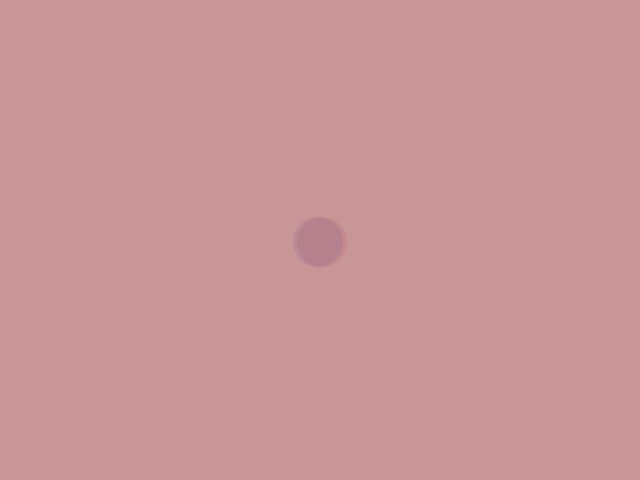
Frame 1 (no input)
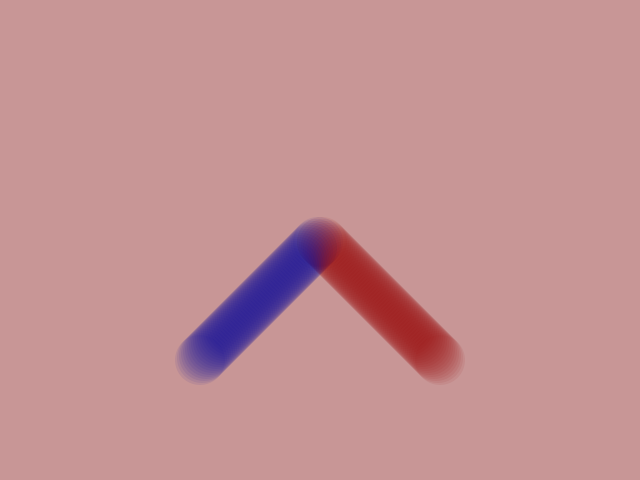
Frame 60 (the mouse pressed at the canvas centre just before this capture)
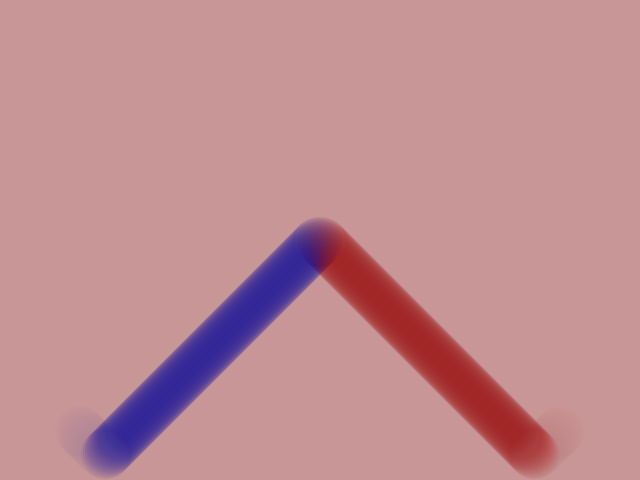
Frame 120 (the mouse held since frame 60 and released just before this capture)

The Processing sketch that drew these frames (run headless with seeded random() and noise(); from frame 60 on, the mouse is pressed at the canvas centre):

// Processing sketch: exercise03
// ── exercise03.pde
//Exercise 03 code

// Basically this program shows two balls, red and blue, which move symmetrically inside the window.
// (you can see the trace of their movement as well)
// And if you hover the mouse one each ball, their color is gonna change

color backgroundColor = color(200,150,150);
// Defining 2 variables of the type "Bouncer", which is a class
Bouncer bouncer;
Bouncer bouncer2;

void setup() {
  size(640,480);
  background(backgroundColor);
  // Making 2 new objects by calling the "Bouncer" constructor; with different characteristics.
  bouncer = new Bouncer(width/2,height/2,2,2,50,color(150,0,0,50),color(255,0,0,50));
  bouncer2 = new Bouncer(width/2,height/2,-2,2,50,color(0,0,150,50),color(0,0,255,50));
}

void draw() {
  // it displays the bouncers, those we've defined in the setup, (by calling draw method of each object)
  // and it displays their movement (by calling update method of each object)
  bouncer.update();
  bouncer2.update();
  bouncer.draw();
  bouncer2.draw();
}
// ── Bouncer.pde
// Defining the Class
class Bouncer {

  // Defining the properties of the class Bouncer.
 int x;
 int y;
 int vx;
 int vy;
 int size;
 color fillColor;
 color defaultColor;
 color hoverColor;
 
 //CHANGED I defined a Property for the oppacity of the objects
 float oppacity;
 
 // here is the setup() for the Bouncer which is the constructor.
 // it happens once each time we call new Bouncer and we create ne object.
 // as you see, it needs some inputs (Arguments) for setting up each object which are 
 // initial coordinates of the object, its velocity in each direction, its size and default color
 // and aslo the color you want when you hover the mouse over it
 Bouncer(int tempX, int tempY, int tempVX, int tempVY, int tempSize, color tempDefaultColor, color tempHoverColor) {
   // so it puts the arguments into the properties, hence an object get defined
   x = tempX;
   y = tempY;
   vx = tempVX;
   vy = tempVY;
   size = tempSize;
   defaultColor = tempDefaultColor;
   hoverColor = tempHoverColor;
   fillColor = defaultColor;
   
   oppacity = 100;//CHANGED
 }
 
 // this method makes the object move and tells him how to behave in different situations,
 // such as when the object reachs to the edge of the window or when the mouse hover over it
 void update() {
   x += vx;
   y += vy;
   
   handleBounce();
   handleMouse();
 }
 
 // It bounces the object back to the frame when it intends to exit the frame
 void handleBounce() {
   // makes the object bounce from the sides
   if (x - size/2 < 0 || x + size/2 > width) {
    vx = -vx; 
    
    oppacity = 10; //CHANGED so whenever bouncer hits the wall its oppacity gonna turn to 10 and it's gonna start raising after it bounces
   }

   // makes the object bounce from the top and the bottom
   if (y - size/2 < 0 || y + size/2 > height) {
     vy = -vy;
     
     oppacity = 10; //CHANGED again, whenever bouncer hits the wall its oppacity gonna turn to 10 and it's gonna start raising after it bounces
   }
   
   // Basically it give us a good looking bounce by limiting the objects position
   x = constrain(x,size/2,width-size/2);
   y = constrain(y,size/2,height-size/2);
   
   //CHANGED here where the value of oppacity raises
   oppacity += 0.5; //CHANGED
   oppacity = constrain(oppacity,10,100); //CHANGED
 }
 
 // it's gonna change the objects color whenever the mouse coordinates are somewhere inside the object. 
 void handleMouse() {
   if (dist(mouseX,mouseY,x,y) < size/2) {
    fillColor = hoverColor; 
   }
   // Changes the color back to the default color when the mouse is not over the object
   else {
     fillColor = defaultColor;
   }
 }
 
 // Displays the bouncer
 void draw() {
   noStroke();
   fill(fillColor,oppacity); //CHANGED I added the variable oppacity to the fill
   ellipse(x,y,size,size);
 }
}
